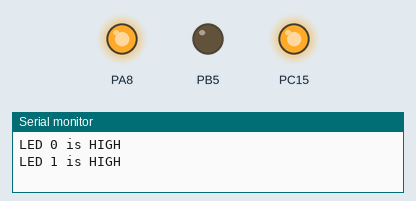
Simulated run of this sketch. Board: STM32 Blue Pill. On the bench: output pins drawn as LEDs (lit = HIGH), the last lines printed to the serial monitor.

Above: at 0.3 s.
At 1.0 s:
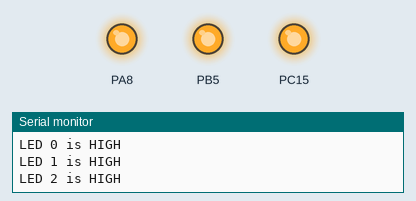
At 1.9 s:
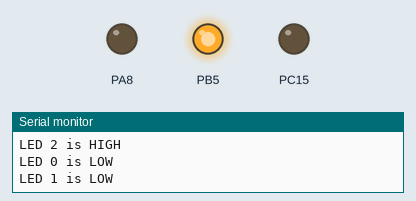
At 3.3 s:
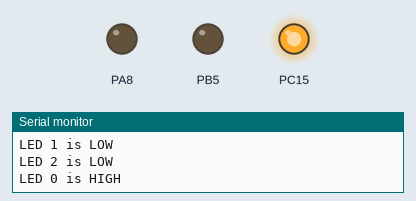
At 4.9 s:
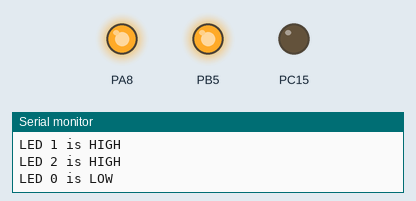
At 5.8 s:
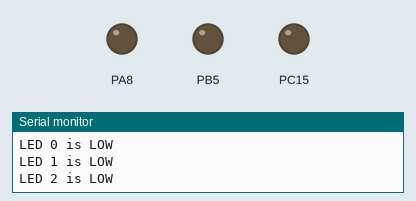
Timing chart, 0 to 7.4 s (numbered marks = the images above):
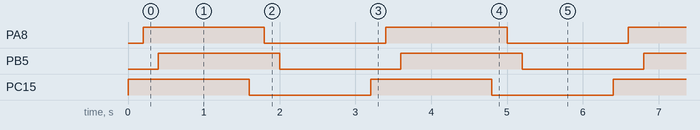

Measured:
- by itself, PA8, PB5, PC15: alternates HIGH for 1.6 s and LOW for 1.6 s
- by itself, everything shown: repeats every 3.2 s, in 6 steps

The sketch:

hl_x_controller_leds_check.ino
```cpp
// (licence header left out)
// Макросы выводов светодиодов
#define LED_1_PIN PC15
#define LED_2_PIN PA8
#define LED_3_PIN PB5

// Массив для удобства работы со светодиодами
const uint8_t LEDS[3] = {
  LED_1_PIN,
  LED_2_PIN,
  LED_3_PIN,
};

void setup() {
  // Настройка скорости отладочного порта
  Serial.begin(115200);

  // Настройка выводов светодиодов на выход
  for (byte i = 0; i <= 2; i++) {
    pinMode(LEDS[i], OUTPUT);
    digitalWrite(LEDS[i], LOW); // Принудительное выключение светодиодов
  }
}

void loop() {
  // Поочередное включение светодиодов
  for (byte i = 0; i <= 2; i++) {
    digitalWrite(LEDS[i], HIGH);
    Serial.print("LED "); Serial.print(i); Serial.println(" is HIGH");
    delay(200);
  }
  Serial.println();
  delay(1000);

  // Поочередное выключение светодиодов
  for (byte i = 0; i <= 2; i++) {
    digitalWrite(LEDS[i], LOW);
    Serial.print("LED "); Serial.print(i); Serial.println(" is LOW");
    delay(200);
  }
  Serial.println();
  delay(1000);
}
```
